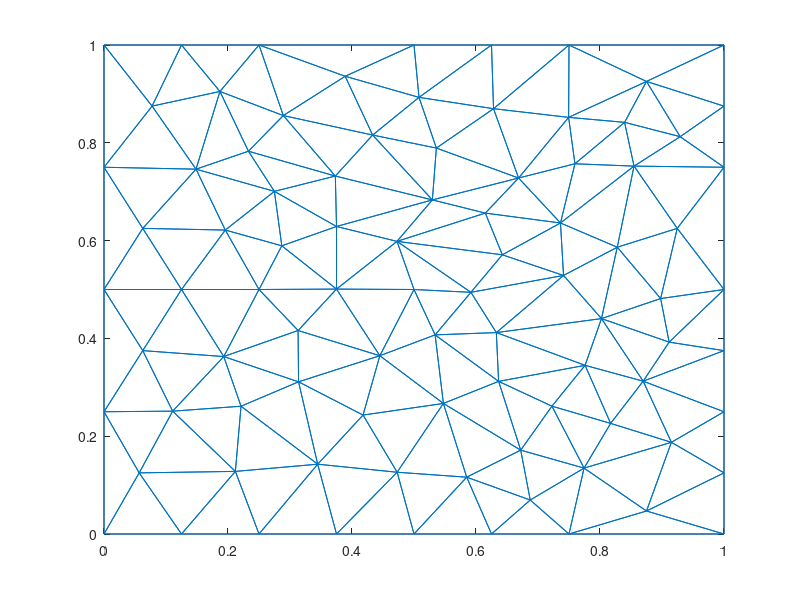

Recreate this plot in MATLAB.
nodes = [0,0;
1,0;
1,1;
0,1;
0.5,0.5;
0,0.5;
0.0625,0.625;
0.25,0.5;
0,0.25;
0.5,0;
0,0.75;
0.125,0.5;
0.5,1;
0.433275,0.815849;
0.148437,0.746094;
0.195626,0.621564;
0.529625,0.683244;
0.375,0.628853;
0.25,1;
0.373136,0.732013;
0.286769,0.589388;
0.375,0.500839;
0.27482,0.700717;
0.313771,0.311229;
0.313066,0.416148;
0.0625,0.375;
0.193152,0.362881;
0.25,0;
0.221019,0.261294;
0.110735,0.251224;
0.0567566,0.125;
0.289186,0.855722;
0.0775596,0.875;
0.232942,0.782767;
0.125,1;
0.186981,0.904974;
0.344656,0.142753;
0.125,0;
0.472573,0.598451;
0.924569,0.625;
0.38898,0.936063;
0.211891,0.128028;
0.375,0;
0.547402,0.26699;
0.444875,0.364572;
0.417838,0.243238;
0.47281,0.126311;
0.625,0;
0.75,0;
0.536065,0.78923;
0.75,1;
1,0.5;
0.6875,0.0694813;
0.585002,0.116209;
0.625,1;
0.642467,0.570984;
0.508074,0.892911;
1,0.25;
0.668679,0.727983;
0.749387,0.852019;
0.628269,0.869741;
0.736262,0.636012;
0.802373,0.440498;
0.82784,0.586474;
0.741191,0.528744;
0.632806,0.411914;
0.615033,0.656252;
0.854872,0.752318;
0.534065,0.407201;
1,0.75;
0.875,0.925491;
0.897806,0.481478;
1,0.375;
0.591791,0.494234;
0.722482,0.261441;
0.67209,0.171457;
0.774275,0.134747;
1,0.875;
0.839631,0.841845;
0.759557,0.757126;
0.92931,0.8125;
0.869619,0.3125;
0.875,0.0470411;
0.911511,0.392352;
0.775933,0.344943;
0.817138,0.226203;
1,0.125;
0.915154,0.1875;
0.63646,0.312134;
];
triangles = [76,77,75;
12,6,26;
8,16,12;
11,6,7;
24,45,25;
25,22,8;
24,27,29;
12,7,6;
6,9,26;
28,42,38;
14,17,50;
7,15,11;
17,20,18;
21,16,8;
25,45,22;
16,23,15;
34,15,23;
16,15,7;
15,33,11;
50,57,14;
12,16,7;
18,21,22;
35,36,19;
4,11,33;
14,20,17;
14,32,20;
23,18,20;
17,18,39;
41,57,13;
59,50,17;
22,21,8;
32,14,41;
12,27,8;
22,5,39;
16,21,23;
18,23,21;
24,25,27;
37,29,42;
12,26,27;
46,24,37;
9,1,31;
8,27,25;
26,9,30;
29,37,24;
42,30,31;
27,26,30;
42,28,37;
9,31,30;
30,29,27;
10,47,43;
24,46,45;
15,34,36;
20,32,34;
35,4,33;
20,34,23;
34,32,36;
36,33,15;
36,35,33;
19,36,32;
47,46,37;
22,39,18;
31,1,38;
39,5,74;
89,85,66;
13,57,55;
13,19,41;
19,32,41;
30,42,29;
38,42,31;
48,49,53;
37,28,43;
68,64,40;
44,89,69;
22,45,5;
37,43,47;
44,45,46;
44,47,54;
44,46,47;
48,53,54;
39,56,67;
59,17,67;
10,48,54;
71,51,60;
55,57,61;
41,14,57;
84,52,72;
57,50,61;
2,83,49;
64,65,63;
54,47,10;
60,61,59;
67,62,59;
59,61,50;
62,64,68;
63,85,82;
74,65,56;
54,53,76;
68,80,62;
61,51,55;
68,40,70;
61,60,51;
65,62,56;
71,3,51;
65,66,63;
73,82,58;
70,40,52;
72,40,64;
39,74,56;
63,72,64;
45,69,5;
69,89,66;
39,67,17;
62,67,56;
70,78,81;
80,79,60;
44,69,45;
74,69,66;
40,72,52;
65,64,62;
78,3,71;
79,80,68;
82,86,88;
79,71,60;
77,86,75;
84,82,73;
69,74,5;
65,74,66;
44,54,76;
84,63,82;
77,76,53;
76,75,89;
49,77,53;
83,87,88;
68,70,81;
71,79,81;
60,59,80;
62,80,59;
71,81,78;
68,81,79;
88,87,58;
77,49,83;
52,84,73;
63,84,72;
66,85,63;
86,85,75;
77,83,88;
85,86,82;
82,88,58;
83,2,87;
88,86,77;
76,89,44;
85,89,75;
];
figure;trimesh(triangles, nodes(:,1), nodes(:,2));
